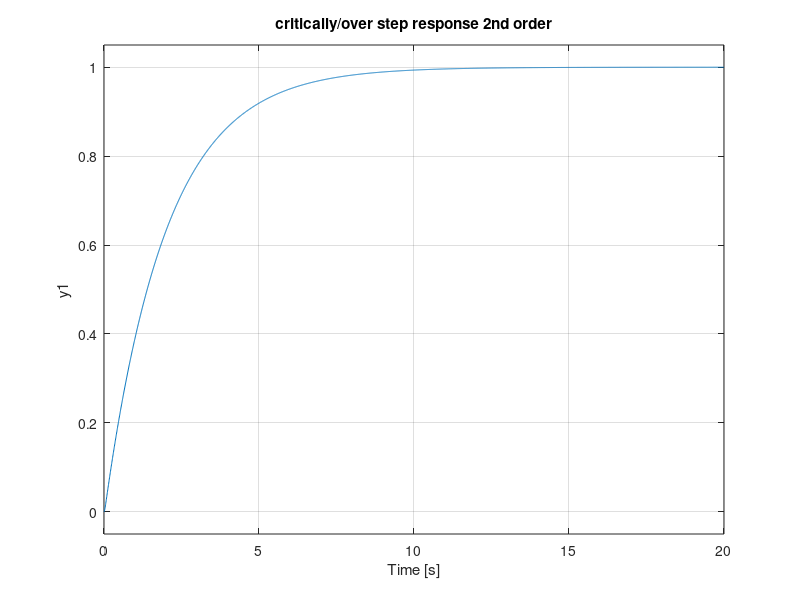

Source code (MATLAB):
%2nd order system overdamp & critically damped
wn = input('enter natural frequency');
zeta = input('damping ratio');
num = [wn*wn];
denr = [1 2*zeta*wn wn*wn];
sys = tf(num,denr);
step(sys);
title('critically/over step response 2nd order')
%overdamp input wn=4 ,zeta=4
%critically damp wn=4, zeta =1 
